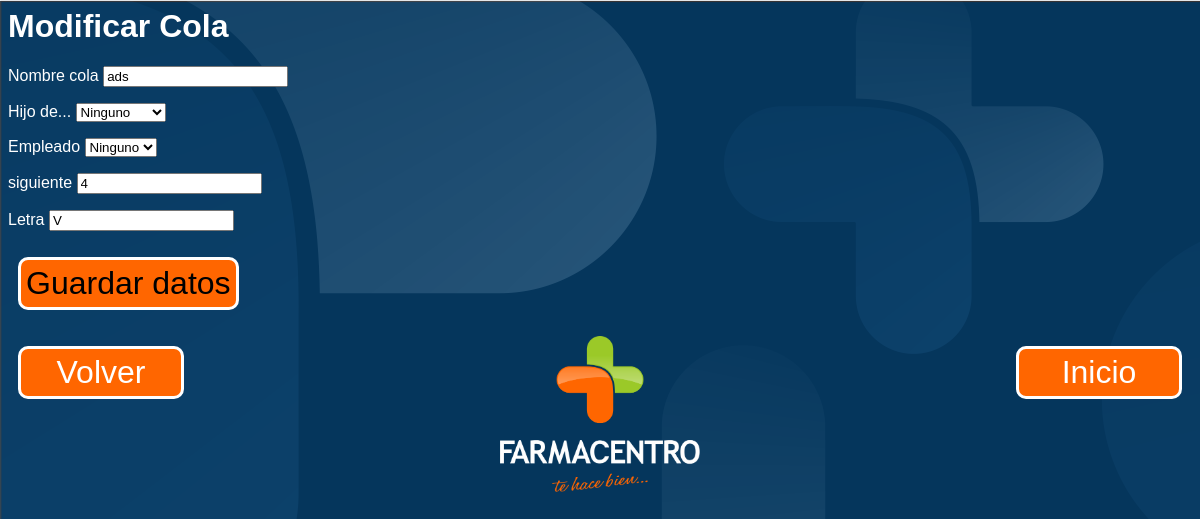
The page /index.php?c=cola&a=modificar&id=18 on the database as committed earlier.
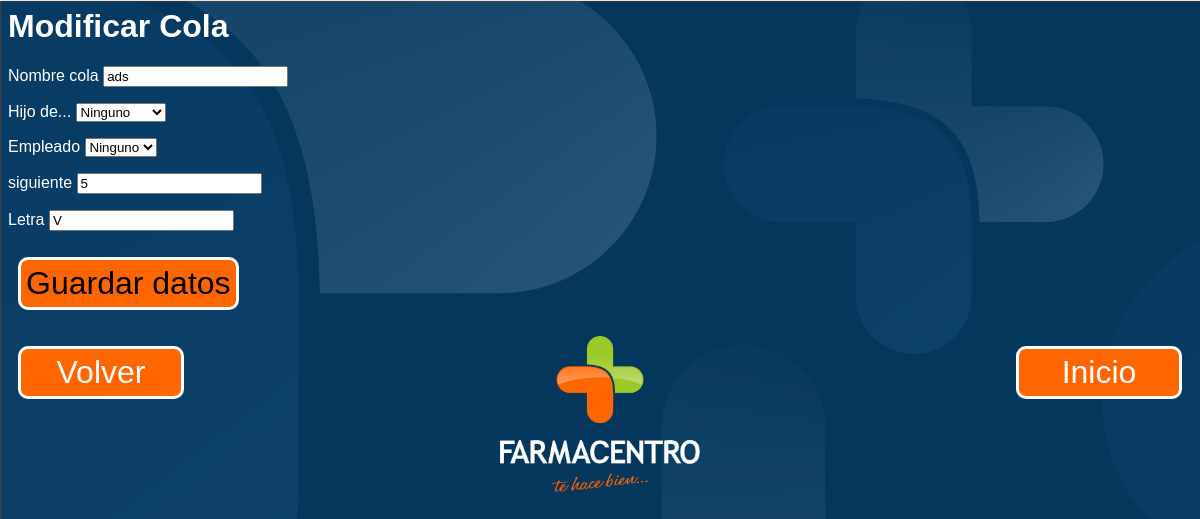
The same page on the database as committed later.
### tables this page shows
CREATE TABLE `Cola` (
  `idCola` int(10) unsigned NOT NULL AUTO_INCREMENT,
  `nombreCola` varchar(30) DEFAULT NULL,
  `idEmpleado` int(10) DEFAULT NULL,
  `hijoDe` int(10) DEFAULT NULL,
  `siguiente` int(10) DEFAULT NULL,
  `letra` char(1) DEFAULT NULL,
  PRIMARY KEY (`idCola`)
);

### controller/ColaController.php (called while the page is built, shortened)
<?php
require_once "model/cola.php";
class ColaController{
  public function modificar(){
      $tmp = Cola::get($_REQUEST['id']);
      require_once "view/header.php";
      require_once "view/cola/colaEdit.php";
      require_once "view/footer.php";
  }
}
?>

### index.php (called while the page is built, shortened)
<?php
$accion = "index";
if(isset($_REQUEST['a'])){
    $accion = $_REQUEST['a'];
}
$controller = new $controller();
$controller->$accion();
?>

### model/cola.php (called while the page is built, shortened)
<?php
class Cola{
    private $idCola;
    private $nombreCola;
    private $siguiente;
    private $letra;
    public function getIdCola() {
        return $this->idCola;
    }
    public function setIdCola($idCola) {
        $this->idCola = $idCola;
    }
    public function getNombreCola() {
        return $this->nombreCola;
    }
    public function setNombreCola($nombreCola) {
        $this->nombreCola = $nombreCola;
    }
    function getSiguiente() {
        return $this->siguiente;
    }
    function getLetra() {
        return $this->letra;
    }
    function setSiguiente($siguiente) {
        $this->siguiente = $siguiente;
    }
    function setLetra($letra) {
        $this->letra = $letra;
    }
    public static function get($id){
        try {
            $mdb =  DataBase::getDb();
            $temp = $mdb->prepare("SELECT * FROM Cola WHERE idCola = $id");
            $temp->execute();
            $resultado = $temp->fetchAll();
            $data = new Cola($resultado[0]['idCola'], $resultado[0]['nombreCola'],
                    $resultado[0]['idEmpleado'], $resultado[0]['hijoDe'], $resultado[0]['siguiente'],
                    $resultado[0]['letra']);
        } catch (PDOException $e) {
            print "¡Error!: " . $e->getMessage() . "<br/>";
            die();
        }
        return $data;
    }
}
?>

### view/cola/colaEdit.php (the view, shortened to what this page needs)
<?php if($tmp->getIdCola() == null){ ?>
<h1>Crear Cola</h1>
<?php } else{ ?>
<h1>Modificar Cola</h1>
<?php }?>
<form method="POST" action="index.php?c=cola&a=save">
        <p>Nombre cola <input type="text" name="nombreCola" size="20" value="<?= $tmp->getNombreCola() ?>"></p>
        <p>Hijo de...
            <select name="idPadre">
                <option value = "-1">Ninguno</option>
            </select>
        <p>Empleado
            <select name="idEmpleado">
                <option value="-1">Ninguno</option>
            </select>
        <p>siguiente <input type="text" name="siguiente" size="20" value="<?= $tmp->getSiguiente() ?>"></p>
        <p>Letra <input type="text" name="letra" size="20" value="<?= $tmp->getLetra() ?>"></p>
        <p><input class="myButton" type="submit" value="Guardar datos" name="B1"></p>
</form>

### view/header.php (shortened to what this page needs)
<html>
    <head>
        <link rel="stylesheet" type="text/css" href="view/stylesheet.css">
    </head>
    <body>

### view/footer.php
   </body>
   <div class="center">
       <a class="myButton" id="left" href="#" onClick="history.go(-1);return true;">Volver</a>
   <img id="logo" src="view/images/logo.png" />
       <a class="myButton" id="right" href=".">Inicio</a>
   </div>
</html>

### view/stylesheet.css (style rules this page uses)
body { background-image: url("images/fondo.png"); font-family: "Arial", sans-serif; color: white; }
a { color: white; font-size:15px; text-decoration: none; }
.center { width: 100%; text-align: center; display: inline-block; }
.myButton { display:inline-block; background: #ff6600; border:solid 3px #ffffff; min-width:150px; font-size: 2em; text-align: center; -webkit-border-radius: 10px; -moz-border-radius: 10px; border-radius: 10px; margin: 10px; padding: 5px; }
#left { float: left; }
#right { float: right; }
#logo { width: 200px; }

Rows that differ between the two databases and show on the page:
changed cola "ads": siguiente "4" → "5"
